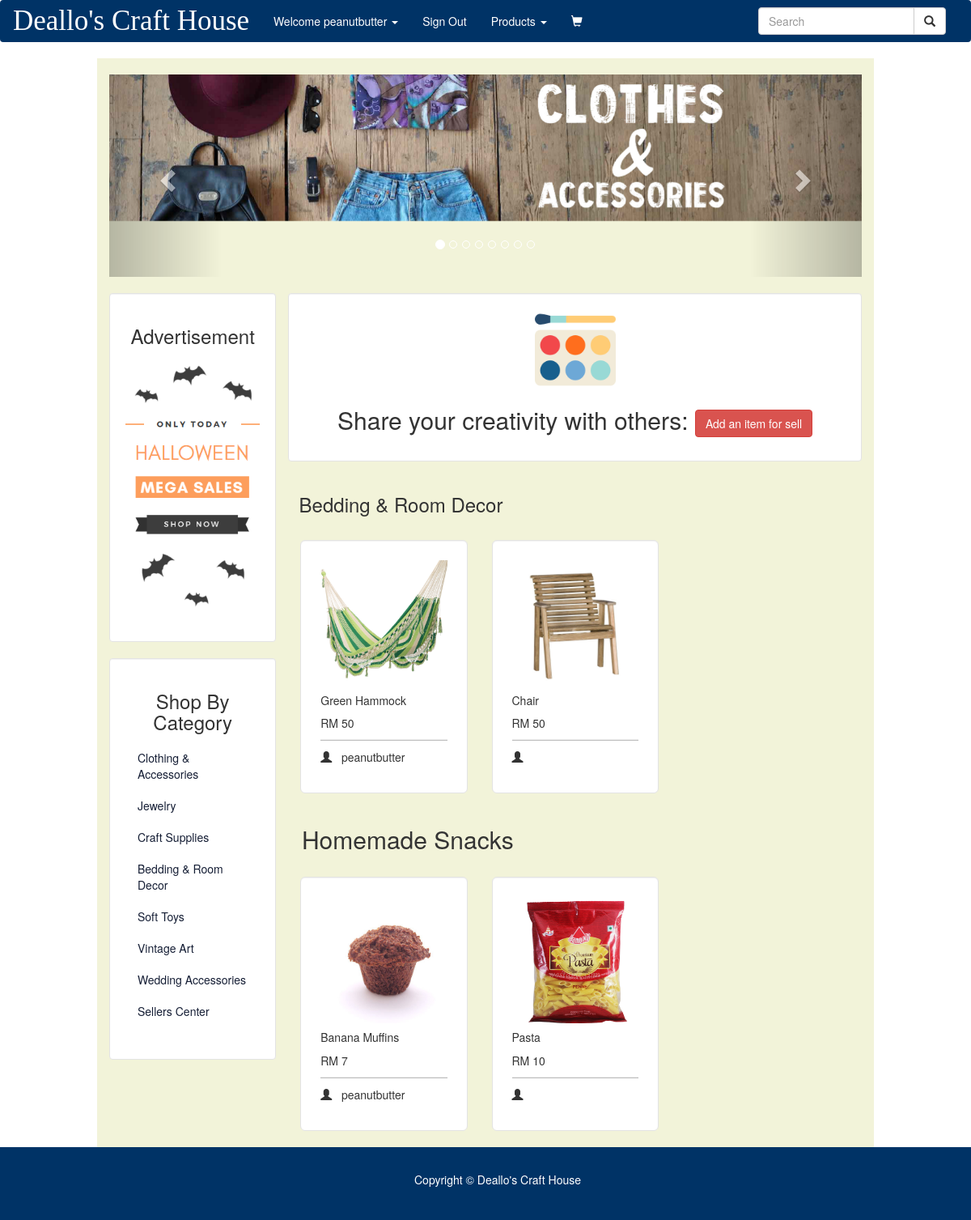
Screenshot of / (signed in) with the database file from the repository.
### tables this page shows
CREATE TABLE `product` (
  `id` int(11) NOT NULL,
  `name` varchar(80) NOT NULL,
  `summary` varchar(255) NOT NULL,
  `price` double NOT NULL,
  `quantity` varchar(10) NOT NULL,
  `image` varchar(100) NOT NULL,
  `product_owner` varchar(255) NOT NULL,
  `category` varchar(255) NOT NULL
);

### index.php (the view, shortened to what this page needs)
<?php include 'includes/product_config.php' ?>
<!DOCTYPE html>
<html lang="en">
<head>
    <link rel="stylesheet=" href="styles/bootstrap/bootstrap.css"/>
    <link rel="stylesheet" href="https://maxcdn.bootstrapcdn.com/bootstrap/3.3.7/css/bootstrap.min.css"/>
    <link rel="stylesheet" type="text/css" href="styles/test.css"/>
</head>
<body>
 <div class="navbar navbar-custom nav-fixed-top" role="navigation">
  <div class="navbar-header">
    <a class="navbar-brand" rel="home" href="#">Deallo's Craft House</a>
  </div>
  <div class="collapse navbar-collapse">
    <div class="col-sm-3 col-md-3 navbar-right">
      <form class="navbar-form" role="search" method="GET" action="pages/searchpage.php">
      <div class="input-group">
        <input type="text" class="form-control" placeholder="Search" name="searchTerm" id="searchTerm"/>
        <div class="input-group-btn">
          <button class="btn btn-default" name="search_submit" type="submit"><i class="glyphicon glyphicon-search"></i></button>
        </div>
      </div>
      </form>
    </div>
    <ul class="nav navbar-nav">
		<li class="dropdown">
		 <?php  if (isset($_SESSION['username'])) : ?>
              <a class="dropdown-toggle" data-toggle="dropdown">Welcome <?php echo $_SESSION['welcomeName'] ?> <b class="caret"></b></a>
        </li>
       <?php endif ?>
     <li><a class="nav-link" href="index.php?logout='1'">Sign Out</a></li>
      <li class="dropdown">
          <a href="pages/products.php" class="dropdown-toggle" data-toggle="dropdown">Products <b class="caret"></b></a>
      </li>
     <li>
        <span class="navbar-text navbar-right">
            <span class="glyphicon glyphicon-shopping-cart glyphicon-2x my-cart-icon">  <span class="badge badge-notify my-cart-badge"></span>
            </span>
        </span>
      </li>
    </ul>
  </div>
</div>
    <div class="container-fluid" style="margin-left:10%; margin-right: 10%; background-color:#F2F3D9;" >
	<div class="row">
	<div class="col-lg-12 col-md-12 col-sm-12 col-xs-12">
	       <br>
          <div id="myCarousel" class="carousel slide" data-ride="carousel">
            <ol class="carousel-indicators">
              <li data-target="#myCarousel" data-slide-to="0" class="active"></li>
              <li data-target="#myCarousel" data-slide-to="1"></li>
              <li data-target="#myCarousel" data-slide-to="2"></li>
      			  <li data-target="#myCarousel" data-slide-to="3"></li>
      			  <li data-target="#myCarousel" data-slide-to="4"></li>
      			  <li data-target="#myCarousel" data-slide-to="5"></li>
      			  <li data-target="#myCarousel" data-slide-to="6"></li>
      			  <li data-target="#myCarousel" data-slide-to="7"></li>
            </ol>
            <div class="carousel-inner">
              <div class="item active">
                <img src="../deallo-craft-house/images/cover-art/clothesCover.jpg" alt="Clothes and Accessories" style="width:100%;">
              </div>
            </div>
            <a class="left carousel-control" href="#myCarousel" data-slide="prev">
              <span class="glyphicon glyphicon-chevron-left"></span>
            </a>
            <a class="right carousel-control" href="#myCarousel" data-slide="next">
              <span class="glyphicon glyphicon-chevron-right"></span>
            </a>
          </div>
		</div>
	</div>
	<div class="row" style="padding-right: 15px;">
		<div class="col-lg-3 col-md-3">
    <br>
    <div class="well" style="background-color: white; ">
      <h3 align="center">Advertisement</h3>
      <div class="ads" style="border-radius: 50px;">
        <img src="images/ads/ad1.png" class="img-responsive"/>
      </div>
    </div>
      <div class="well" style="background-color: white; ">
		  <h3 align="center">Shop By Category</h3>
		  <div class="list-group categories" style="border-radius: 50px;">
        <div class="category-list-group">
  			<a href="pages/products/clothingAcc.php" class="list-group-item">Clothing &amp; Accessories</a>
  			<a href="pages/products/jewelry.php" class="list-group-item">Jewelry</a>
  			<a href="pages/products/craftSupplies.php" class="list-group-item">Craft Supplies</a>
  			<a href="pages/products/bedding.php" class="list-group-item">Bedding &amp; Room Decor</a>
  			<a href="pages/products/softToys.php" class="list-group-item">Soft Toys</a>
  			<a href="pages/products/vintage.php" class="list-group-item">Vintage Art</a>
  			<a href="pages/products/wedding.php" class="list-group-item">Wedding Accessories</a>
  			<a href="pages/myProducts.php" class="list-group-item">Sellers Center</a>
        </div>
		  </div>
		</div>
	</div>
    <div class="col-lg-9 col-md-9">
    <div class="row">
    <br>
    <div class="well" style="background-color: white;">
    <div class="welcome_heading" align="center">
    <img src="images/watercolor.png" class="img-responsive" style="max-width: 100px; max-height: 100px;"/>
    <h2> Share your creativity with others: <a href="pages/addproducts.php" class="btn btn-danger my-cart-btn">Add an item for sell</a></h2>
    </div>
    </div>
    </div>
    </div>
		<div class="col-lg-9 col-md-9" class="products">
		<div class="row">
      <h3> &nbsp; Bedding & Room Decor </h3>
			  <?php
				  $stmt = $dbh->prepare('SELECT * FROM product WHERE category= "Bedding & Room Decor" LIMIT 4 OFFSET 0');
				  $stmt->execute();
				  if($stmt->rowCount() > 0)
				  {
					while($row=$stmt->fetch(PDO::FETCH_ASSOC))
					{
					  extract($row);
			  ?>
					<div class="col-lg-4 col-md-4 col-sm-4 col-xs-4">
					  <br/>
							  <div class="well well-lg" style="background-color: white;">
								 <img src="images/product_images/<?php echo $row['image']; ?>" alt="Product Image" align="middle" class="img-responsive mx-auto d-block" width="200" height="200" />
								<div class="card-body">
								  <h5 class="card-title">
									<a href="pages/products.php"><?php echo $name ?></a>
								  </h5>
								  <p class="product-price">
									  <?php echo "RM $price  &nbsp &nbsp"; ?>
								  </p>
								  <hr class="divider-owner"/>
								  <p><span class="glyphicon glyphicon-user"></span>&nbsp; &nbsp;<?php echo $row['product_owner']; ?></p>
							  </div>
							</div>
					</div>
				<?php
					}
				?>
				</div>
				<?php
				}
        ?>
            <div class="row">
            <h2> &nbsp; Homemade Snacks </h2>
        <?php
          $stmt = $dbh->prepare('SELECT * FROM product WHERE category= "Food" LIMIT 4 OFFSET 0');
          $stmt->execute();
          if($stmt->rowCount() > 0)
          {
          while($row=$stmt->fetch(PDO::FETCH_ASSOC))
          {
            extract($row);
        ?>
          <div class="col-lg-4 col-md-4 col-sm-4 col-xs-4">
            <br/>
                <div class="well well-lg" style="background-color: white;">
                 <img src="images/product_images/<?php echo $row['image']; ?>" alt="Product Image" align="middle" class="img-responsive mx-auto d-block" width="200" height="200" />
                <div class="card-body">
                  <h5 class="card-title">
                  <a href="pages/products.php" ><?php echo $name ?></a>
                  </h5>
                  <p class="product-price">
                    <?php echo "RM $price  &nbsp &nbsp"; ?>
                  </p>
                  <hr class="divider-owner"/>
                  <p><span class="glyphicon glyphicon-user"></span>&nbsp; &nbsp;<?php echo $row['product_owner']; ?></p>
                </div>
              </div>
          </div>
        <?php
          }
        ?>
        </div>
				<?php
				  }
				?>
		</div>
	</div>
  </div>
    <footer>
      <div class="container">
        <p class="m-0 text-center">Copyright &copy; Deallo's Craft House</p>
      </div>
    </footer>
  </body>
</html>

### styles/test.css (style rules this page uses)
.category-list-group a { color: #151E35; border-style: none; }
a { color: inherit; }
.navbar-brand { font-family: queenFont; }
footer { padding: 30px; background-color: black; }
.navbar-custom, footer { background-color:#003366; background-image: none; color:#FFF; }
.navbar-nav > li > a { color:#FFF; }
.navbar-brand { color:#FFF; font-size:250%; }
.carousel .item { height: 250px; }
.divider-owner { background:#BDBDBD; width: 100%; height: 1px; margin: 10px auto; border-bottom: 1px }
img { margin: auto; display: block; }

### rows the page displays
product: image (picture), name "Green Hammock", price "50", product_owner "peanutbutter"
product: image (picture), name "Chair", price "50"
product: image (picture), name "Banana Muffins", price "7", product_owner "peanutbutter"
product: image (picture), name "Pasta", price "10"

### other values shown
$_SESSION['welcomeName'] "peanutbutter"
